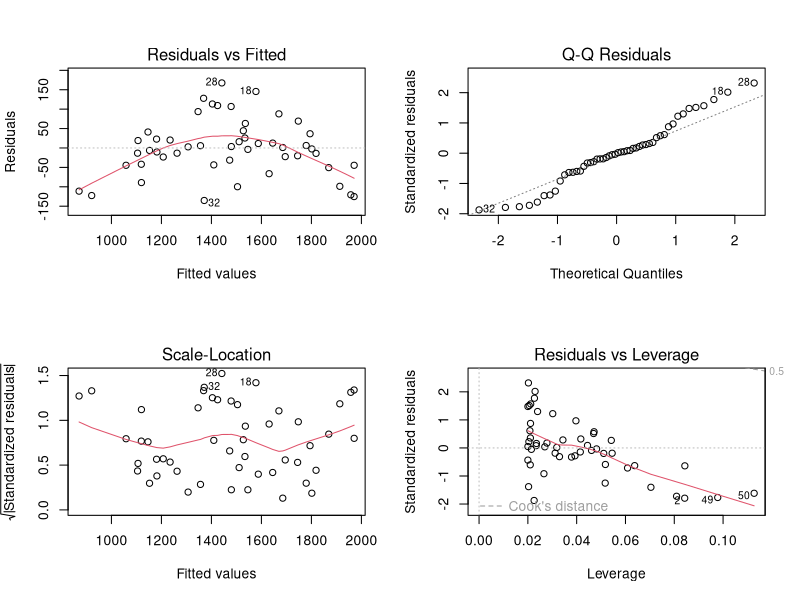
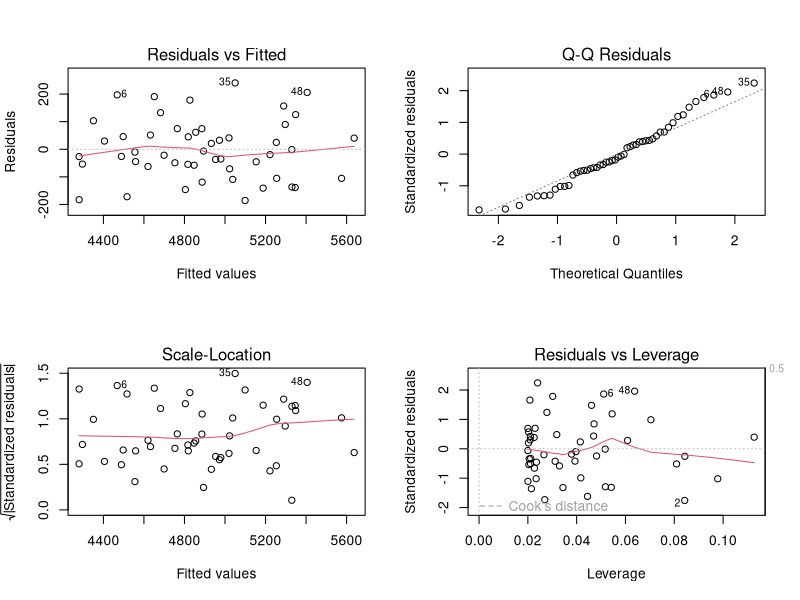
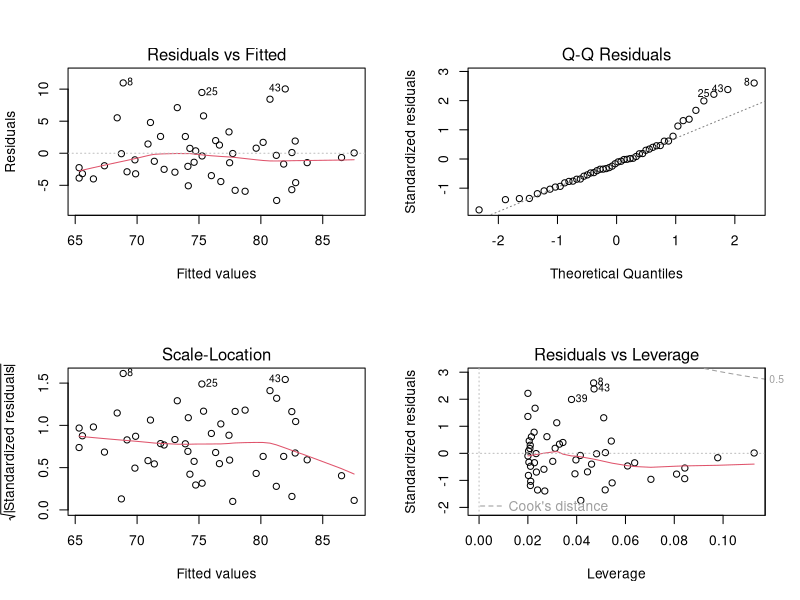
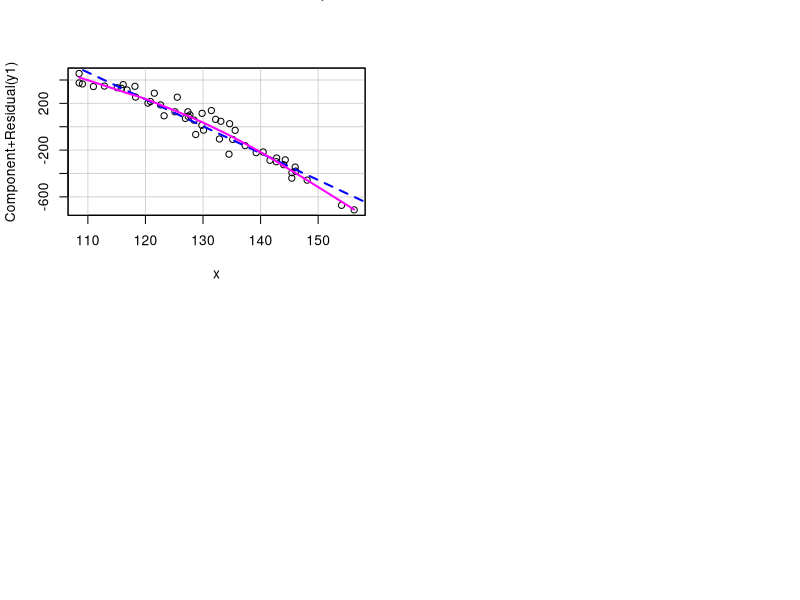

The R source for these figures, in order:
## ---- chunk 1
knitr::opts_chunk$set(echo = TRUE)
## ---- chunk 2
x<-c(108.47,108.48,109.05,110.96,112.88,115.09,115.82,116.13,116.80,118.17,118.29,120.44,120.87,121.54,122.62,123.24,125.12,125.53,126.93,127.37,127.44,127.72,128.45,128.73,129.80,129.84,130.09,131.45,132.19,132.85,133.09,134.51,134.62,135.16,135.58,137.31,139.23,140.44,141.63,142.73,142.79,144.01,144.28,145.42,145.44,146.01,146.09,148.09,154.06,156.25)

y1 <- c(1926.3721,1845.5515,1836.9980,1814.8805,1818.7962,1804.6096,1799.2322,1831.1906,1785.4772,1816.7777,1724.7038,1672.9853,1686.6314,1757.8150,1657.6412,1564.5890,1598.9946,1723.5855,1542.1951,1598.8229,1559.7419,1571.9879,1526.9370,1404.5772,1483.3856,1585.6335,1441.7037,1609.2995,1533.9665,1365.9530,1517.2563,1236.0364,1496.6813,1362.1404,1440.2983,1309.6284,1249.1757,1255.1477,1183.9964,1171.6898,1203.4191,1146.1817,1187.4105,1030.8754,1077.6073,1125.5328,1091.1814,1013.9322,798.4727,759.3948)

y2 <- c(4253.423,4097.481,4242.749,4454.144,4435.041,4665.087,4462.745,4543.369,4344.700,4545.284,4514.208,4557.666,4683.720,4841.999,4814.493,4677.904,4703.944,4839.280,4658.370,4762.315,4863.913,5004.870,4789.697,4917.050,4960.285,4767.971,4887.572,4954.036,4916.751,5005.066,4943.923,5060.897,4951.924,4928.904,5290.459,4913.642,5108.266,5047.120,5202.368,5278.046,5149.564,5446.231,5386.824,5328.349,5193.366,5207.665,5474.012,5611.254,5469.710,5677.621)

y3 <- c(63.06316,61.44416,62.40146,62.46696,65.40710,73.91662,68.65933,79.84460,66.29297,68.79075,66.67182,72.32049,75.87358,70.13380,74.51058,69.67153,70.10120,80.35990,76.50786,72.05668,69.05673,75.02676,73.19806,75.10544,84.71027,74.82630,81.19418,72.50786,78.31355,77.92982,72.34656,80.75272,75.99446,77.68365,72.13723,72.79462,80.40959,81.88024,89.16389,80.91984,73.90764,80.15612,91.99874,76.81634,82.61463,84.67476,78.22375,82.27569,85.84750,87.58806)
## ---- chunk 3
modelo_1 <- lm(y1 ~ x)
## ---- chunk 4
# FEITO
modelo_2 <- lm( y2 ~ x ) # Substitua os asteriscos **
## ---- chunk 5
# modelo_3 <- # Coloque o comando aqui
# FEITO
modelo_3 <- lm( y3 ~ x )
## ---- chunk 6
summary(modelo_1)
##plot(modelo_1)
## ---- chunk 7
# summary(**) # Substitua os asteriscos **
summary(modelo_2)
## ---- chunk 8
# coloque o comando aqui
summary(modelo_3)
## ---- chunk 9
shapiro.test(residuals(modelo_1))
## ---- chunk 10
# shapiro.test(**) # Subsitua os asteriscos **
shapiro.test(residuals(modelo_2))
## ---- chunk 11
# Coloque o comando aqui
shapiro.test(residuals(modelo_3))
## ---- chunk 12
par(mfrow=c(2,2))
plot(modelo_1)
## ---- chunk 13
par(mfrow=c(2,2))
plot(modelo_2)
## ---- chunk 14
# Coloque o comando aqui
par(mfrow=c(2,2))
plot(modelo_3)
## ---- chunk 15
library(car)
car::crPlots(modelo_1)
